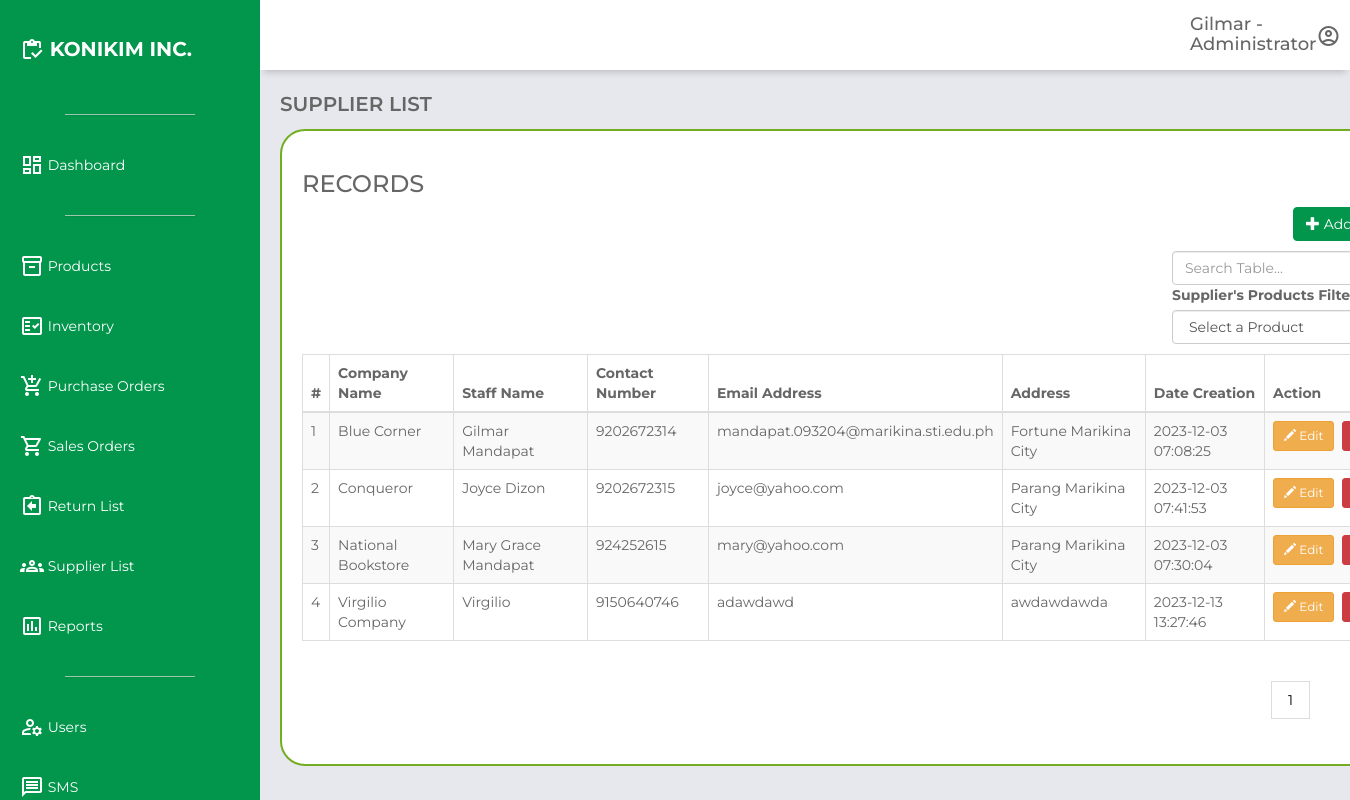
Page /supplier.php (signed in) on the earlier database version.
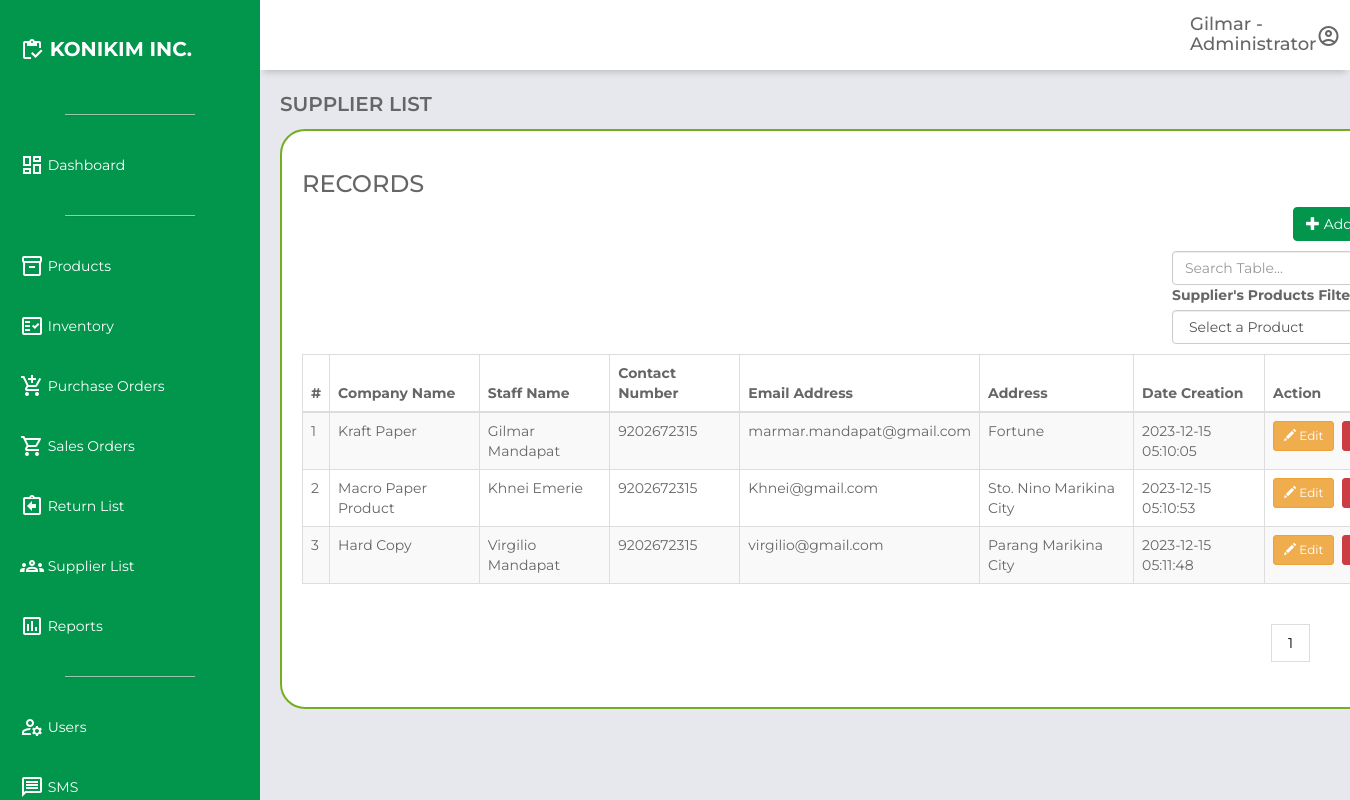
Same page on the later database version.
### tables this page shows
CREATE TABLE `supplier_list` (
  `id` int(11) NOT NULL,
  `companyname` varchar(250) NOT NULL,
  `staffname` varchar(250) NOT NULL,
  `contactnumber` bigint(20) NOT NULL,
  `email` varchar(250) NOT NULL,
  `address` text NOT NULL,
  `creationdate` timestamp NOT NULL DEFAULT current_timestamp() ON UPDATE current_timestamp()
);

### supplier.php (the view, shortened to what the changed rows need)
<?php
$records_per_page = 10;
?>
<!DOCTYPE html>
<html lang="en">
<head>
    <link rel="stylesheet" href="https://unpkg.com/boxicons@2.0.7/css/boxicons.min.css">
    <link href="https://maxcdn.bootstrapcdn.com/bootstrap/3.3.0/css/bootstrap.min.css" rel="stylesheet">
    <link href="https://cdn.datatables.net/1.10.25/css/dataTables.bootstrap.min.css" rel="stylesheet">
    <link rel="stylesheet" href="css\dashboard.css">
</head>
<body>
    <div class="grid-container">
        <main class="main-container">
            <div class="container" style="font-family: 'Montserrat', sans-serif !important;">
                <div class="row">
                    <div class="col-md-12">
                        <div class="table-responsive">
                            <table class="table table-bordered table-striped">
                                <thead>
                                    <tr>
                                        <th>#</th>
                                        <th>Company Name</th>
                                        <th>Staff Name</th>
                                        <th>Contact Number</th>
                                        <th>Email Address</th>
                                        <th>Address</th>
                                        <th>Date Creation</th>
                                        <th>Action</th>
                                    </tr>
                                </thead>
                                <tbody class="supplier-table-body">
                                    <?php
                                    require_once 'db_config.php';
                                    $sql = mysqli_query($conn, "SELECT * FROM supplier_list");
                                    $count = 1;
                                    $row = mysqli_num_rows($sql);
                                    if ($row > 0) {
                                        while ($row = mysqli_fetch_array($sql)) {
                                    ?>
                                            <tr>
                                                <td><?php echo $count ?></td>
                                                <td><?php echo $row['companyname']; ?></td>
                                                <td><?php echo $row['staffname']; ?></td>
                                                <td><?php echo $row['contactnumber']; ?></td>
                                                <td><?php echo $row['email']; ?></td>
                                                <td><?php echo $row['address']; ?></td>
                                                <td><?php echo $row['creationdate']; ?></td>
                                                <td>
                                                    <div style="display: flex; align-items: center;">
                                                        <a href="supplier_edit.php?editid=<?php echo htmlentities($row['id']); ?>" class="btn btn-warning btn-sm" style="margin-right: 8px; position: relative;"><span class="glyphicon glyphicon-pencil"></span> Edit </a>
                                                        <a href="supplier.php?delid=<?php echo htmlentities($row['id']); ?>" onClick="return confirm('Do you really want to remove this record?')" class="btn btn-danger btn-sm" style="background-color: #cc3c43; border-color: #cc3c43;"><span class="glyphicon glyphicon-trash"></span> Delete </a>
                                                    </div>
                                                </td>
                                            </tr>
                                    <?php
                                            $count = $count + 1;
                                        }
                                    }
                                    ?>
                                </tbody>
                            </table>
                        </div>
                        <div class="row">
                            <div class="col-md-12">
                                <div class="pagination" style="margin-left: 965px;">
                                    <?php
                                    $page_query = "SELECT COUNT(*) FROM supplier_list";
                                    $page_result = mysqli_query($conn, $page_query);
                                    $total_records = mysqli_fetch_array($page_result)[0];
                                    $total_pages = ceil($total_records / $records_per_page);
                                    for ($i = 1; $i <= $total_pages; $i++) {
                                        echo "<a href='supplier.php?page=" . $i . "'>" . $i . "</a> ";
                                    }
                                    ?>
                                </div>
                            </div>
                        </div>
                    </div>
                </div>
            </div>
        </main>
    </div>
</body>
</html>

Differences in the rows shown:
removed supplier_list: companyname "Blue Corner", staffname "Gilmar Mandapat", contactnumber "9202672314", email "mandapat.093204@marikina.sti.edu.ph", address "Fortune Marikina City", creationdate "2023-12-03 07:08:25"
removed supplier_list: companyname "Conqueror", staffname "Joyce Dizon", contactnumber "9202672315", email "joyce@yahoo.com", address "Parang Marikina City", creationdate "2023-12-03 07:41:53"
removed supplier_list: companyname "National Bookstore", staffname "Mary Grace Mandapat", contactnumber "924252615", email "mary@yahoo.com", address "Parang Marikina City", creationdate "2023-12-03 07:30:04"
removed supplier_list: companyname "Virgilio Company", staffname "Virgilio", contactnumber "9150640746", email "adawdawd", address "awdawdawda", creationdate "2023-12-13 13:27:46"
added supplier_list: companyname "Kraft Paper", staffname "Gilmar Mandapat", contactnumber "9202672315", email "marmar.mandapat@gmail.com", address "Fortune", creationdate "2023-12-15 05:10:05"
added supplier_list: companyname "Macro Paper Product", staffname "Khnei Emerie", contactnumber "9202672315", email "Khnei@gmail.com", address "Sto. Nino Marikina City", creationdate "2023-12-15 05:10:53"
added supplier_list: companyname "Hard Copy", staffname "Virgilio Mandapat", contactnumber "9202672315", email "virgilio@gmail.com", address "Parang Marikina City", creationdate "2023-12-15 05:11:48"
